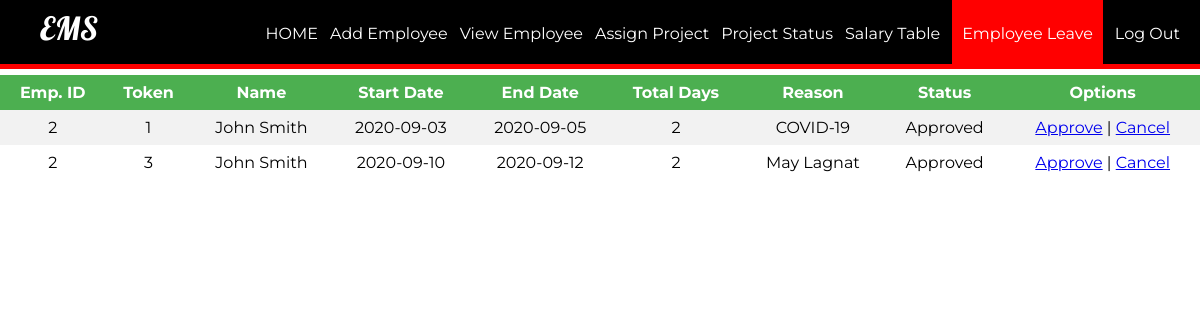
/Employee_Management_System/empleave.php, run on the app's committed database.
### tables this page shows
CREATE TABLE `employee_leave` (
  `id` int(11) DEFAULT NULL,
  `token` int(11) NOT NULL,
  `start` date DEFAULT NULL,
  `end` date DEFAULT NULL,
  `reason` char(100) DEFAULT NULL,
  `status` char(50) DEFAULT NULL
);

CREATE TABLE `employee` (
  `id` int(11) NOT NULL,
  `firstName` varchar(100) NOT NULL,
  `lastName` varchar(100) NOT NULL,
  `email` varchar(100) NOT NULL,
  `password` text NOT NULL,
  `birthday` date NOT NULL,
  `gender` varchar(10) NOT NULL,
  `contact` varchar(20) NOT NULL,
  `nid` int(20) NOT NULL,
  `address` varchar(100) DEFAULT NULL,
  `dept` varchar(100) NOT NULL,
  `degree` varchar(100) NOT NULL,
  `pic` text NOT NULL
);

### Employee_Management_System/empleave.php (the view, shortened to what this page needs)
<?php
require_once ('process/dbh.php');
$sql = "Select employee.id, employee.firstName, employee.lastName, employee_leave.start, employee_leave.end, employee_leave.reason, employee_leave.status, employee_leave.token From employee, employee_leave Where employee.id = employee_leave.id order by employee_leave.token";
$result = mysqli_query($conn, $sql);
?>
<html>
<head>
	<link rel="stylesheet" type="text/css" href="styleview.css">
</head>
<body>
	<header>
		<nav>
			<h1>EMS</h1>
			<ul id="navli">
				<li><a class="homeblack" href="aloginwel.php">HOME</a></li>
				<li><a class="homeblack" href="addemp.php">Add Employee</a></li>
				<li><a class="homeblack" href="viewemp.php">View Employee</a></li>
				<li><a class="homeblack" href="assign.php">Assign Project</a></li>
				<li><a class="homeblack" href="assignproject.php">Project Status</a></li>
				<li><a class="homeblack" href="salaryemp.php">Salary Table</a></li>
				<li><a class="homered" href="empleave.php">Employee Leave</a></li>
				<li><a class="homeblack" href="alogin.html">Log Out</a></li>
			</ul>
		</nav>
	</header>
	<div class="divider"></div>
	<div id="divimg">
		<table>
			<tr>
				<th>Emp. ID</th>
				<th>Token</th>
				<th>Name</th>
				<th>Start Date</th>
				<th>End Date</th>
				<th>Total Days</th>
				<th>Reason</th>
				<th>Status</th>
				<th>Options</th>
			</tr>
			<?php
				while ($employee = mysqli_fetch_assoc($result)) {
				$date1 = new DateTime($employee['start']);
				$date2 = new DateTime($employee['end']);
				$interval = $date1->diff($date2);
					echo "<tr>";
					echo "<td>".$employee['id']."</td>";
					echo "<td>".$employee['token']."</td>";
					echo "<td>".$employee['firstName']." ".$employee['lastName']."</td>";
					echo "<td>".$employee['start']."</td>";
					echo "<td>".$employee['end']."</td>";
					echo "<td>".$interval->days."</td>";
					echo "<td>".$employee['reason']."</td>";
					echo "<td>".$employee['status']."</td>";
					echo "<td><a href=\"approve.php?id=$employee[id]&token=$employee[token]\"  onClick=\"return confirm('Are you sure you want to Approve the request?')\">Approve</a> | <a href=\"cancel.php?id=$employee[id]&token=$employee[token]\" onClick=\"return confirm('Are you sure you want to Canel the request?')\">Cancel</a></td>";
				}
			?>
		</table>
	</div>
</body>
</html>

### Employee_Management_System/styleview.css (style rules this page uses)
body { margin: 0px; }
header { background: black; color: white; padding: 8px 20px 6px 40px; height: 50px; }
header h1 { display: inline; font-family: 'Lobster', cursive; font-weight: 400; font-size: 32px; float: left; margin-top: 0px; margin-right: 10px; }
nav ul { display: inline; padding: 0px; float: right; }
nav ul li { display: inline-block; list-style-type: none; color: white; float: left; margin-left: 12px; }
nav ul li a { color: white; text-decoration: none; }
#navli { font-family: 'Montserrat', sans-serif; }
.homered { background-color: red; padding: 30px 10px 22px 10px; }
.divider { background-color: red; height: 5px; }
table { margin: 0px; border-collapse: collapse; width: 100%; font-family: 'Montserrat', sans-serif; }
th, td { text-align: center; padding: 8px; }
tr:nth-child(even) { background-color: #f2f2f2 }
th { background-color: #4CAF50; color: white; }

### data on the page
employee_leave: id "2", token "1", id.firstName "John", id.lastName "Smith", start "2020-09-03", end "2020-09-05", start+end "2", reason "COVID-19", status "Approved"
employee_leave: id "2", token "3", id.firstName "John", id.lastName "Smith", start "2020-09-10", end "2020-09-12", start+end "2", reason "May Lagnat", status "Approved"
